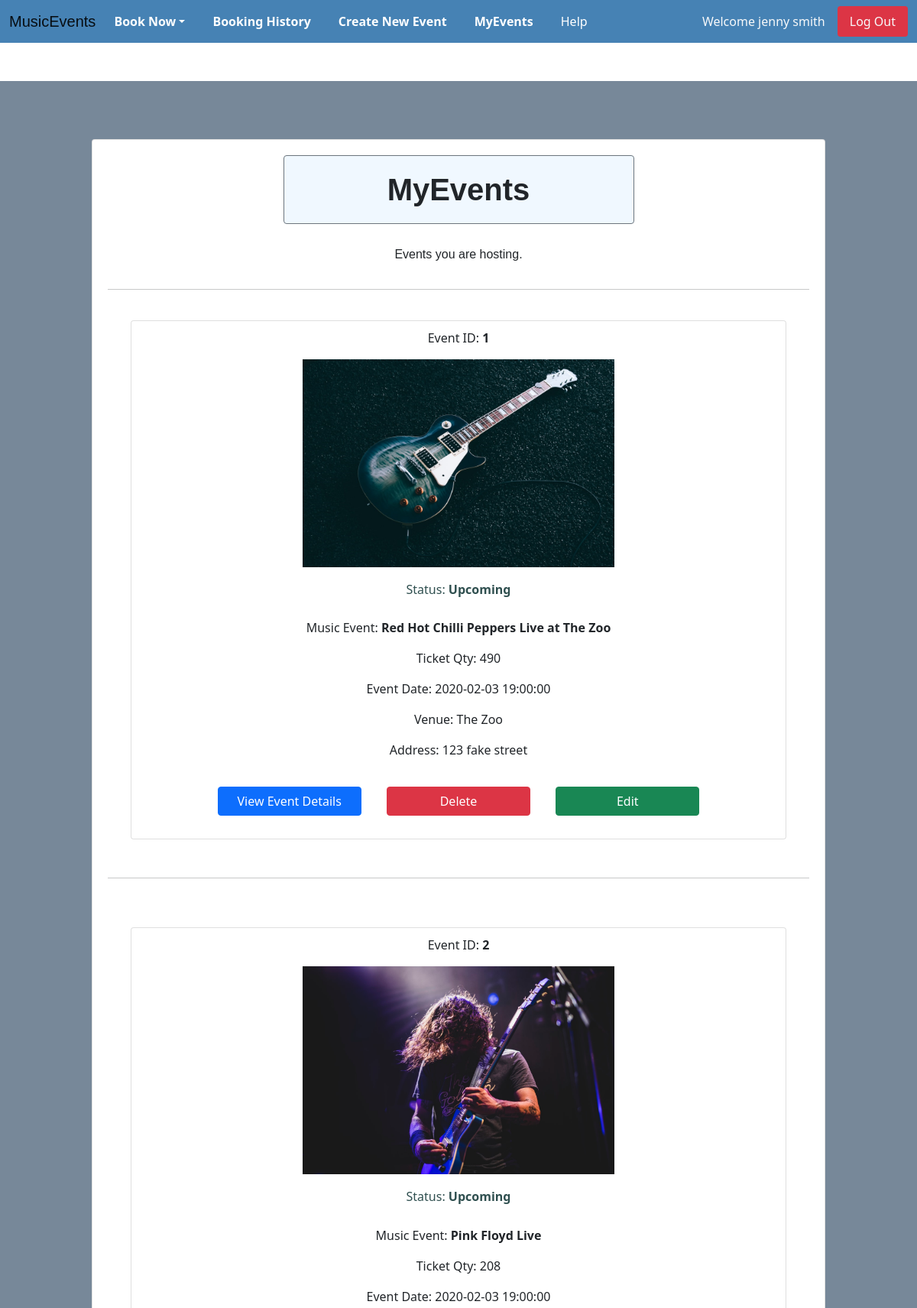
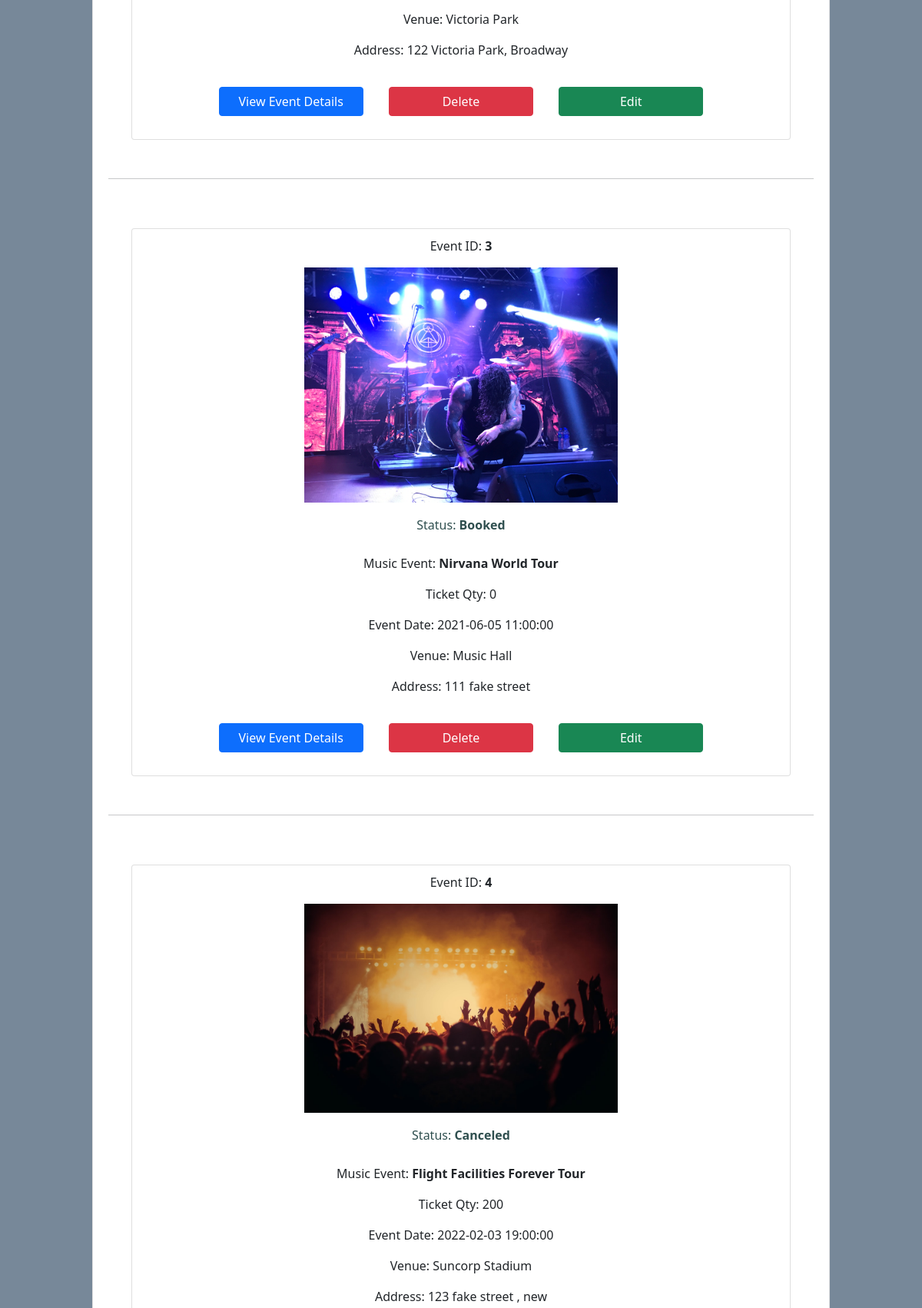
The page /events/my_events (signed in, upper part) on the database its author committed (2 pictures, top to bottom).
### website/models.py (models this page shows, shortened)
class User(db.Model, UserMixin):
    __tablename__='users' # good practice to specify table name
    id = db.Column(db.Integer, primary_key=True)
    name = db.Column(db.String(100), index=True)
    emailid = db.Column(db.String(100), index=True, nullable=False, unique = True)
    password_hash = db.Column(db.String(255), nullable=False)
    comments = db.relationship('Comment', backref='user')
    booking = db.relationship('Booking', backref='user')
    event = db.relationship('Event', backref='user')

class Event(db.Model):
    __tablename__ = 'events'
    id = db.Column(db.Integer, primary_key=True)
    name = db.Column(db.String(80))
    artist = db.Column(db.String(80))
    date = db.Column(db.DateTime(20))
    venue = db.Column(db.String(80))
    venue_address = db.Column(db.String(255))
    city = db.Column(db.String(60))
    state = db.Column(db.String(10))
    zipcode = db.Column(db.Integer)
    category = db.Column(db.String(20))
    ages = db.Column(db.String(20))
    description = db.Column(db.String(2000))
    price = (db.Column(db.Integer))
    quota = db.Column(db.Integer, default = 1)
    image = db.Column(db.String(400))
    owner = db.Column(db.Integer, db.ForeignKey('users.id'))
    comments = db.relationship('Comment', backref='events')
    booking = db.relationship('Booking', backref='events')
    status = db.relationship('Event_Status', backref ='events')

class Event_Status(db.Model):
    __tablename__ = 'event_status'
    events_id = db.Column(db.Integer, db.ForeignKey('events.id'), primary_key=True )
    status = db.Column(db.String(10))
    def __repr__(self):
        return "{}".format(self.status)

### website/events.py (the view)
@bp.route('/my_events', methods = ['GET', 'POST'])
@login_required
def my_events():
  records = db.session.query(User, Event).filter(User.id == Event.owner).filter_by(id=current_user.id)
  return render_template('events/my_events.html', records = records)

### website/templates/events/my_events.html (shortened to what this page needs)
{% extends 'base.html' %}
{% import "bootstrap/wtf.html" as wtf %}
{% block content %}
<div class="container-fluid backgroundCustom card2">
    <div class="container-fluid pad2">
    </div>
    <div class = "row ">
        <div class="col-12 col-lg-6 col-md-6 col-sm-6 card center margin4 pad " style="width: 60rem;">
            <h1 class = "text-center pad changeFont card backgroundCustom2 center border-secondary"><strong>MyEvents</strong></h1>
            <h6 class = "text-center changeFont pad">Events you are hosting.</h6>
            <hr>
            {% for record in records %}
            <br>
            <div class = "card">
                <p class ="text-center">Event ID: <b>{{record[1].id}}</b></p>
                <img src="{{record[1].image}}" class="center" alt="Responsive image">
                <h6 class="card-title Custom2 text-center pad">Status: <b>{{record[1].status[0]}}</b></h6>
                <p class ="text-center">Music Event: <b>{{record[1].name}}</b></p>
                <p class ="text-center">Ticket Qty: {{record[1].quota}}</p>
                <p class ="text-center">Event Date: {{record[1].date}}</p>
                <p class ="text-center">Venue: {{record[1].venue}}</p>
                <p class ="text-center">Address: {{record[1].venue_address}}</p>
                <div class="container">
                    <div class="row justify-content-center">
                        <a href="{{url_for('events.show', id=record[1].id)}}" class="col-md-3 col-md-offest-3 btn btn-primary">View Event Details</a>
                        <button type="button" class="col-md-3 btn delete-custom btn-danger" data-bs-toggle="modal" data-bs-target="#confirmModal{{record[1].id}}">Delete</button>
                        <a href="{{url_for('events.edit_event', id=record[1].id)}}" class="col-md-3 btn btn-success">Edit</a>
                    </div>
                </div>
            </div>
            <br><hr><br>
            {% endfor %}
    </div>
    </div>
</div>
{% endblock %}

### website/templates/base.html (shortened to what this page needs)
<!DOCTYPE html>
<html>
    <head>
        <link href="https://cdn.jsdelivr.net/npm/bootstrap@5.1.0/dist/css/bootstrap.min.css" rel="stylesheet">
        <link rel="stylesheet" type="text/css" href="{{ url_for('static', filename='stylesheet/stylesheet.css') }}">
    </head>
    <body>
        <header>
            <nav class="navbar navbar-expand-lg navbar-light navbar-custom">
                <div class="container-fluid">
                    <a class="navbar-brand changeFont" href="/">MusicEvents</a>
                    <div class="collapse navbar-collapse" id="navbarSupportedContent">
                        <ul class="navbar-nav me-auto mb-2 mb-lg-0">
                        <li class="nav-item dropdown">
                            <a class="nav-link dropdown-toggle " href="#" id='CatBar' role="button" data-bs-toggle="dropdown" aria-expanded="false"><strong>Book Now</strong></a>
                        </li>
                        <li class="nav-item">
                            <a class="nav-link" href="{{ url_for('events.booking_history') }}" id = 'CatBar'><strong>Booking History</strong></a>
                        </li>
                        <li class="nav-item">
                            <a class="nav-link" href="{{ url_for('events.create') }}" id = 'CatBar'><strong>Create New Event</strong></a>
                        </li>
                        <li class="nav-item">
                            <a class="nav-link" href="{{ url_for('events.my_events') }}" id = 'CatBar'><strong>MyEvents</strong></a>
                        </li>
                        <li class="nav-item">
                            <a class="nav-link" href="/help" id = 'CatBar'>Help</a>
                        </li>
                        </ul>
                        <form class="d-flex">
                            {% if current_user.is_authenticated %}
                            <a class="nav-item nav-link  text-light disabled" href="#">Welcome {{current_user.name}}</a>
                            <a class="nav-item nav-link btn-danger text-light rounded " href="{{ url_for('auth.logout') }}">Log Out</a>
                            {% else %}
                            <a class="nav-item nav-link text-light margin3" href="{{ url_for('auth.register') }}">Register</a>
                            <a class="nav-item nav-link btn-primary text-light rounded" href="{{ url_for('auth.login') }}"><b>Log In</b></a>
                            {% endif %}
                        </form>
                    </div>
                </div>
            </nav>
        </header>
            {% block content %}
            {% endblock %}
    </body>
</html>

### website/static/stylesheet/stylesheet.css (style rules this page uses)
.card { margin: 0 auto; float: none; margin-bottom: 10px; margin-left: 30px; margin-right: 30px; padding: 10px 20px; }
.card2 { margin: auto; float: none; margin-bottom: 10px; margin-top: 50px; }
.justify-content-center { padding: 20px 20px; }
li { margin-right: 20px; }
a#CatBar { color: white !important; }
h1 { padding: 40px; }
button { margin: 10px; }
.delete-custom { margin: 0px; }
.center { display: block; margin-left: auto; margin-right: auto; width: 50%; }
.navbar-custom { background-color: #4682b4; }
.backgroundCustom { background-color: #778899; }
.pad { padding-top: 20px; padding-bottom: 20px; }
.pad2 { padding-top: 13px; padding-bottom: 13px; }
.margin4 { margin-top: 50px; margin-bottom: 50px; }
.changeFont { font-family: 'Lucida Sans', 'Lucida Sans Regular', 'Lucida Grande', 'Lucida Sans Unicode', Geneva, Verdana, sans-serif; }
.backgroundCustom2 { background-color:#F0F8FF; }
.Custom2 { color: #2F4F4F; }

### rows shown on the page
User: name "jenny smith", record "1", image (picture), status "Upcoming", name "Red Hot Chilli Peppers Live at The Zoo", quota "490", date "2020-02-03 19:00:00", venue "The Zoo", venue_address "123 fake street", record "2", name "Pink Floyd Live", quota "208", venue "Victoria Park", venue_address "122 Victoria Park, Broadway", record "3", status "Booked", name "Nirvana World Tour", quota "0", date "2021-06-05 11:00:00", venue "Music Hall", venue_address "111 fake street", record "4", status "Canceled", name "Flight Facilities Forever Tour", quota "200", date "2022-02-03 19:00:00", venue "Suncorp Stadium", venue_address "123 fake street , new"
